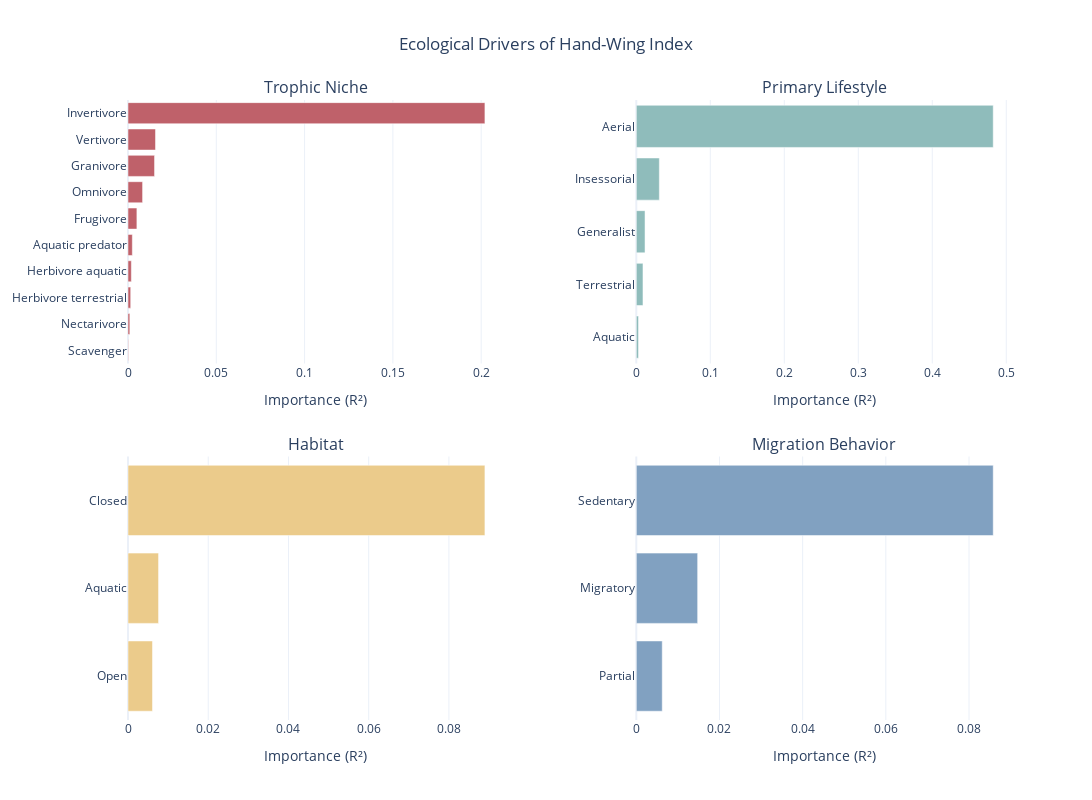

Source (notebook cell):
### Code cell
fig = make_subplots(
    rows=2, cols=2,
    subplot_titles=["Trophic Niche", "Primary Lifestyle", "Habitat", "Migration Behavior"],
    horizontal_spacing=0.15,
    vertical_spacing=0.15
)

importances = pd.Series(rf.feature_importances_, index=X.columns)

def add_panel(prefix, row, col, bar_color):
    subset = importances[importances.index.str.contains(prefix)].copy()

    subset.index = subset.index.str.replace(f"{prefix}_", "").str.replace(f"{prefix}.", "")
    
    subset = subset.sort_values(ascending=True)
    
    fig.add_trace(
        go.Bar(
            x=subset.values,
            y=subset.index,
            orientation='h',
            marker=dict(color=bar_color),
            name=prefix
        ),
        row=row, col=col
    )
    
    fig.update_xaxes(title_text="Importance (R²)", row=row, col=col)

add_panel("Trophic.Niche", 1, 1, "#BF616A")
add_panel("Primary.Lifestyle", 1, 2, "#8FBCBB")
add_panel("Habitat", 2, 1, "#EBCB8B")
add_panel("Migration", 2, 2, "#81A1C1")

fig.update_layout(
    title_text="Ecological Drivers of Hand-Wing Index",
    title_x=0.5,
    height=800,
    width=1100,
    showlegend=False,
    template="plotly_white"
)

fig.show()

### Figure 1 — Plotly figure (JSON) as saved in the notebook; plotly's stock layout.template omitted (floating-point values rounded to 4 significant figures)
{"data": [{"marker": {"color": "#BF616A"}, "name": "Trophic.Niche", "orientation": "h", "type": "bar", "x": [0.0002722, 0.00103, 0.001529, 0.001898, 0.002451, 0.005033, 0.008255, 0.01503, 0.01558, 0.2021], "xaxis": "x", "y": ["Scavenger", "Nectarivore", "Herbivore terrestrial", "Herbivore aquatic", "Aquatic predator", "Frugivore", "Omnivore", "Granivore", "Vertivore", "Invertivore"], "yaxis": "y"}, {"marker": {"color": "#8FBCBB"}, "name": "Primary.Lifestyle", "orientation": "h", "type": "bar", "x": [0.002998, 0.009009, 0.01178, 0.03114, 0.4824], "xaxis": "x2", "y": ["Aquatic", "Terrestrial", "Generalist", "Insessorial", "Aerial"], "yaxis": "y2"}, {"marker": {"color": "#EBCB8B"}, "name": "Habitat", "orientation": "h", "type": "bar", "x": [0.006101, 0.007616, 0.08897], "xaxis": "x3", "y": ["Open", "Aquatic", "Closed"], "yaxis": "y3"}, {"marker": {"color": "#81A1C1"}, "name": "Migration", "orientation": "h", "type": "bar", "x": [0.006237, 0.01475, 0.08582], "xaxis": "x4", "y": ["Partial", "Migratory", "Sedentary"], "yaxis": "y4"}], "layout": {"annotations": [{"font": {"size": 16}, "showarrow": false, "text": "Trophic Niche", "x": 0.2125, "xanchor": "center", "xref": "paper", "y": 1, "yanchor": "bottom", "yref": "paper"}, {"font": {"size": 16}, "showarrow": false, "text": "Primary Lifestyle", "x": 0.7875, "xanchor": "center", "xref": "paper", "y": 1, "yanchor": "bottom", "yref": "paper"}, {"font": {"size": 16}, "showarrow": false, "text": "Habitat", "x": 0.2125, "xanchor": "center", "xref": "paper", "y": 0.425, "yanchor": "bottom", "yref": "paper"}, {"font": {"size": 16}, "showarrow": false, "text": "Migration Behavior", "x": 0.7875, "xanchor": "center", "xref": "paper", "y": 0.425, "yanchor": "bottom", "yref": "paper"}], "height": 800, "showlegend": false, "title": {"text": "Ecological Drivers of Hand-Wing Index", "x": 0.5}, "width": 1100, "xaxis": {"anchor": "y", "domain": [0, 0.425], "title": {"text": "Importance (R²)"}}, "xaxis2": {"anchor": "y2", "domain": [0.575, 1], "title": {"text": "Importance (R²)"}}, "xaxis3": {"anchor": "y3", "domain": [0, 0.425], "title": {"text": "Importance (R²)"}}, "xaxis4": {"anchor": "y4", "domain": [0.575, 1], "title": {"text": "Importance (R²)"}}, "yaxis": {"anchor": "x", "domain": [0.575, 1]}, "yaxis2": {"anchor": "x2", "domain": [0.575, 1]}, "yaxis3": {"anchor": "x3", "domain": [0, 0.425]}, "yaxis4": {"anchor": "x4", "domain": [0, 0.425]}}}
